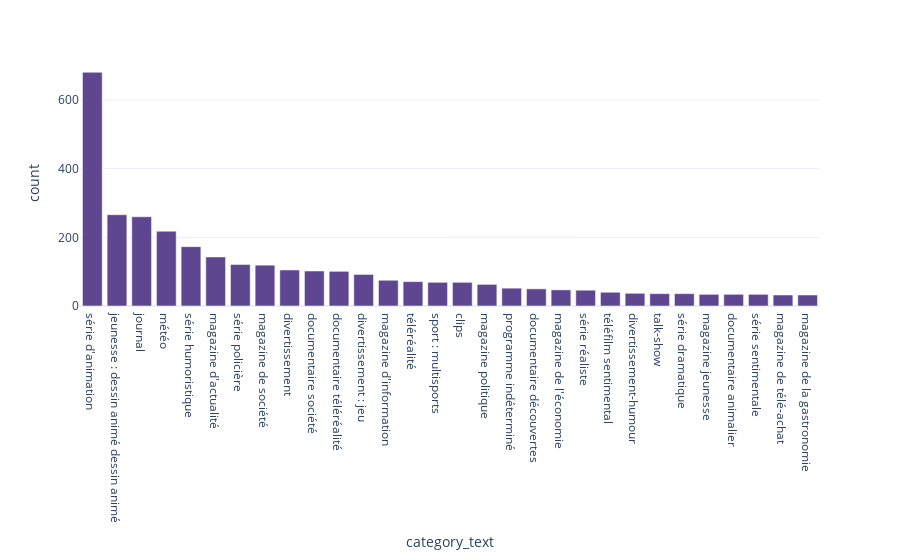
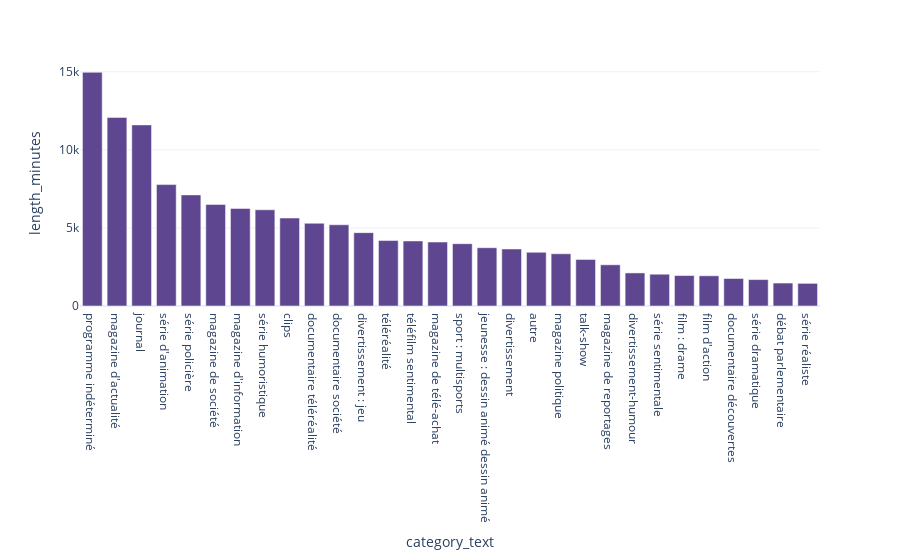

Notebook cell for these charts, in order:
### Markdown cell above
## Exploration

### Code cell
px.bar(
    data.groupby("category_text",as_index = False)["count"].sum().sort_values("count",ascending = False).head(30),
    x = "category_text",
    y = "count",
).show()

px.bar(
    data.groupby("category_text",as_index = False)["length_minutes"].sum().sort_values("length_minutes",ascending = False).head(30),
    x = "category_text",
    y = "length_minutes",
).show()

### Figure 1 — Plotly figure (JSON) as saved in the notebook; plotly's stock layout.template omitted (floating-point values rounded to 4 significant figures)
{"data": [{"alignmentgroup": "True", "hovertemplate": "category_text=%{x}<br>count=%{y}<extra></extra>", "legendgroup": "", "marker": {"color": "rgb(95, 70, 144)", "pattern": {"shape": ""}}, "name": "", "offsetgroup": "", "orientation": "v", "showlegend": false, "textposition": "auto", "type": "bar", "x": ["série d'animation", "jeunesse : dessin animé dessin animé", "journal", "météo", "série humoristique", "magazine d'actualité", "série policière", "magazine de société", "divertissement", "documentaire société", "documentaire téléréalité", "divertissement : jeu", "magazine d'information", "téléréalité", "sport : multisports", "clips", "magazine politique", "programme indéterminé", "documentaire découvertes", "magazine de l'économie", "série réaliste", "téléfilm sentimental", "divertissement-humour", "talk-show", "série dramatique", "magazine jeunesse", "documentaire animalier", "série sentimentale", "magazine de télé-achat", "magazine de la gastronomie"], "xaxis": "x", "y": [681, 266, 260, 218, 173, 143, 121, 119, 105, 102, 101, 92, 75, 71, 69, 69, 63, 52, 50, 47, 46, 40, 37, 36, 36, 34, 34, 34, 32, 32], "yaxis": "y"}], "layout": {"barmode": "relative", "legend": {"tracegroupgap": 0}, "margin": {"t": 60}, "xaxis": {"anchor": "y", "domain": [0, 1], "title": {"text": "category_text"}}, "yaxis": {"anchor": "x", "domain": [0, 1], "title": {"text": "count"}}}}

### Figure 2 — Plotly figure (JSON) as saved in the notebook; plotly's stock layout.template omitted (floating-point values rounded to 4 significant figures)
{"data": [{"alignmentgroup": "True", "hovertemplate": "category_text=%{x}<br>length_minutes=%{y}<extra></extra>", "legendgroup": "", "marker": {"color": "rgb(95, 70, 144)", "pattern": {"shape": ""}}, "name": "", "offsetgroup": "", "orientation": "v", "showlegend": false, "textposition": "auto", "type": "bar", "x": ["programme indéterminé", "magazine d'actualité", "journal", "série d'animation", "série policière", "magazine de société", "magazine d'information", "série humoristique", "clips", "documentaire téléréalité", "documentaire société", "divertissement : jeu", "téléréalité", "téléfilm sentimental", "magazine de télé-achat", "sport : multisports", "jeunesse : dessin animé dessin animé", "divertissement", "autre", "magazine politique", "talk-show", "magazine de reportages", "divertissement-humour", "série sentimentale", "film : drame", "film d'action", "documentaire découvertes", "série dramatique", "débat parlementaire", "série réaliste"], "xaxis": "x", "y": [14965, 12078, 11597, 7775, 7115, 6504, 6246, 6160, 5635, 5298, 5201, 4698, 4190, 4165, 4096, 3992, 3732, 3652, 3439, 3343, 2983, 2638, 2118, 2035, 1952, 1935, 1760, 1691, 1470, 1450], "yaxis": "y"}], "layout": {"barmode": "relative", "legend": {"tracegroupgap": 0}, "margin": {"t": 60}, "xaxis": {"anchor": "y", "domain": [0, 1], "title": {"text": "category_text"}}, "yaxis": {"anchor": "x", "domain": [0, 1], "title": {"text": "length_minutes"}}}}
